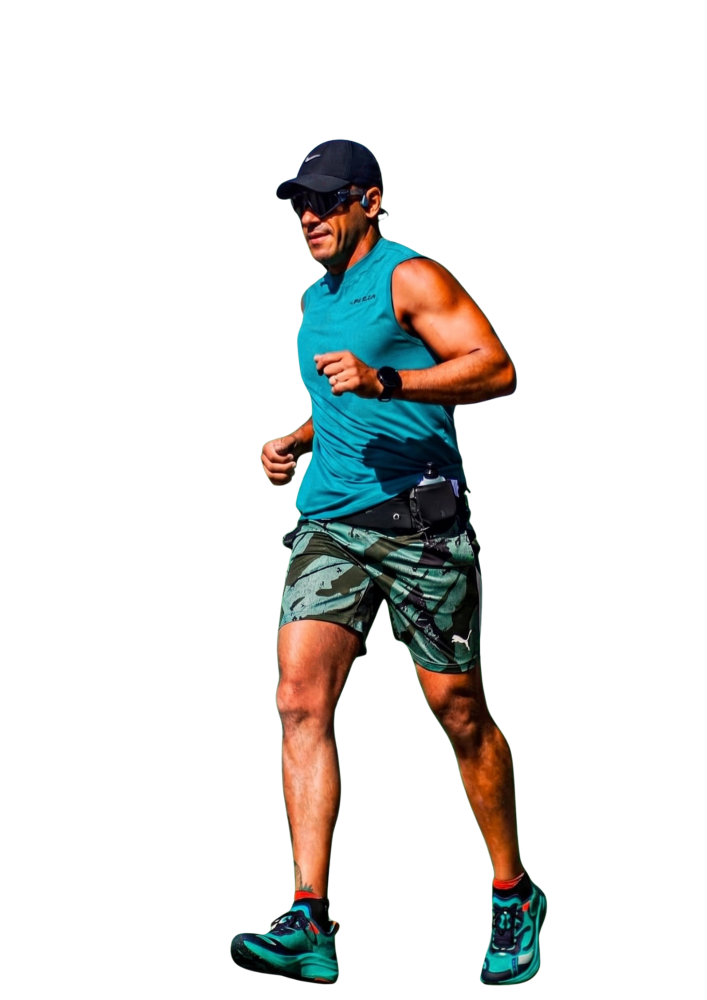
#> input picture docs/referencias/fotobombeirocorrendo.png, 1414 x 2000 px (shown at 1/2 size)
$ python prepara-fotos.py
#> lines starting #> are read from the running program, lines starting #| are printed output that depends on the picture
# -*- coding: utf-8 -*-
"""
Prepara para a web as fotos originais da campanha.

Entrada : docs/referencias/  (o que e leve o bastante para viver no git)
          o acervo de midia   (o que e pesado demais - foto de cliente em alta)
Saida   : assets/fotos/      (o que o site serve)

O retrato oficial tem 5,2 MB e e midia de cliente: pela regra da casa ele vive
no acervo, fora do git, e nao no repositorio. Este script sabe buscar nos dois
lugares - e avisa, em vez de falhar calado, se o acervo nao estiver na maquina.

O que faz, e por que:
  * recorta o PNG com fundo transparente ate o conteudo real - o original tem
    quase metade da tela em pixel vazio, e pixel vazio pesa igual;
  * gera tres larguras por foto, para o srcset escolher pela tela;
  * grava em AVIF e WebP sempre, e JPEG so onde nao ha transparencia -
    foto com alfa em PNG pesa ordens de grandeza mais e nao compensa;
  * imprime a tabela de tamanhos - a economia e o resultado, e ela se mede.

Uso:
    python scripts/prepara-fotos.py
"""
import io
import os
import sys

from PIL import Image

sys.stdout = io.TextIOWrapper(sys.stdout.buffer, encoding="utf-8")

RAIZ = os.path.dirname(os.path.dirname(os.path.abspath(__file__)))
ORIGEM = os.path.join(RAIZ, "docs", "referencias")
# o acervo de midia da empresa, fora do git - so existe nesta maquina
ACERVO = "C:/Projetos/MIDIA-VIRTUETECH/clientes/flavio-santos/landing-page/bruto"
DESTINO = os.path.join(RAIZ, "assets", "fotos")

# (pasta de origem, arquivo, nome de saida, recortar pelo alfa?, larguras, topo)
# "topo" corta a imagem na fração de altura indicada, contando do alto: o herói
# mostra cabeça e peito, e as mãos cruzadas ficam fora do quadro. None = inteira.
FOTOS = [
    (ORIGEM, "fotobombeirocorrendo.png", "flavio-correndo", True, [360, 520, 696], None),
    (ACERVO, "FOTO-EDITADA---BOMBEIRO-FLÁVIO.png", "flavio-retrato", False, [640, 960, 1440], None),
    # foto com alfa entregue pela campanha (25/08/2026), no lugar do recorte
    # automatico. 0.615 e o corte que devolve a MESMA proporcao (1,2155) do
    # heroi que ja estava no ar, e cai bem acima das maos cruzadas.
    (ACERVO, "bombeirofundotransparente.png", "flavio-heroi", True, [520, 780, 1040], 0.597),
    (ACERVO, "ponte-estaiada.png", "ponte", False, [520, 780, 1040], None),
    # ondas desenhadas pelo CEO (25/08/2026), 2400x600, cores exatas do manual
    (ACERVO, "ondas.png", "ondas", False, [1200, 1800, 2400], None),
    # ilustracao sintetica (Gemini) para a bandeira das criancas - nao e foto
    # de pessoa real, e a marcacao da pagina diz isso
    (ACERVO, "meninafundotransparente.png", "menina", True, [360, 520, 700], None),
]

MARGEM = 0.015  # folga em volta do recorte, para o contorno nao encostar na borda


def kb(caminho):
    return os.path.getsize(caminho) / 1024


def prepara(pasta, arquivo, nome, recortar, larguras, topo=None):
#> called with pasta = 'docs/referencias', arquivo = 'fotobombeirocorrendo.png', nome = 'flavio-correndo', recortar = True
    im = Image.open(os.path.join(pasta, arquivo))
#> im is the input picture: PIL image 1414x2000 RGBA; mean R, G, B, A 13.5, 14.4, 13, 42.2
    tem_alfa = im.mode in ("RGBA", "LA")
#> tem_alfa = True

    if topo:
        # corta ANTES do recorte pelo alfa, para a nova caixa acompanhar os
        # ombros: cortar depois deixaria margem lateral vazia dos dois lados
        antes = im.size
        im = im.crop((0, 0, im.width, round(im.height * topo)))
        print("  corte por altura (%.0f%% do alto): %dx%d -> %dx%d"
              % (100 * topo, antes[0], antes[1], im.width, im.height))

    if recortar and tem_alfa:
        caixa = im.getchannel("A").getbbox()
#> caixa = (460, 277, 1096, 1973)
        folga = round(max(im.width, im.height) * MARGEM)
#> folga = 30
        caixa = (max(0, caixa[0] - folga), max(0, caixa[1] - folga),
                 min(im.width, caixa[2] + folga), min(im.height, caixa[3] + folga))
#> caixa = (430, 247, 1126, 2000)
        antes = im.size
#> antes = (1414, 2000)
        im = im.crop(caixa)
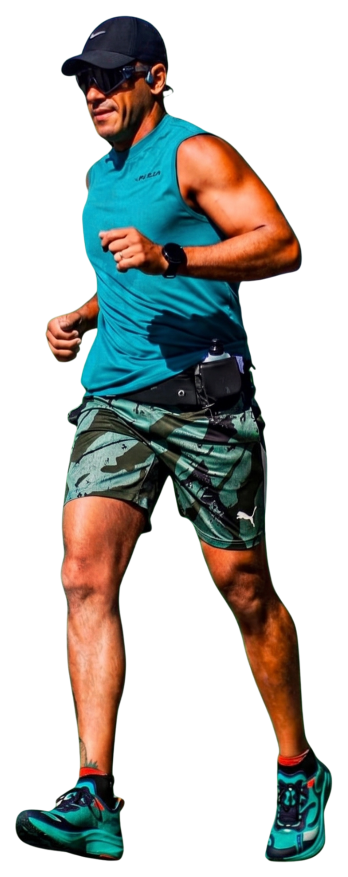
#> im: PIL image 696x1753 RGBA (shown at 1/2 size); mean R, G, B, A 31.3, 33.5, 30.2, 97.9; transparent parts drawn white
        print("  recorte pelo alfa: %dx%d -> %dx%d" % (antes[0], antes[1], im.width, im.height))

    if not tem_alfa:
        im = im.convert("RGB")

    print("  proporcao %.4f (largura/altura)" % (im.width / im.height))
    for larg in larguras:
        if larg > im.width:
            print("  %dpx ignorado: maior que o original" % larg)
            continue
        alt = round(larg * im.height / im.width)
        peca = im.resize((larg, alt), Image.LANCZOS)
        base = os.path.join(DESTINO, "%s-%d" % (nome, larg))

        peca.save(base + ".avif", quality=58)
        peca.save(base + ".webp", quality=80, method=6)
        if tem_alfa:
            # Nao se grava PNG aqui de proposito: foto com alfa em PNG pesa ~11x
            # o mesmo WebP (872 KB contra 79 KB, medido em 25/08/2026). WebP com
            # alfa e suportado por todo navegador atual, e AVIF vem antes dele -
            # um fallback de 872 KB seria um tiro no pe de quem o servisse.
            print("  %4dpx  %4dx%-4d  avif %6.1f KB | webp %6.1f KB  (alfa: sem PNG)"
                  % (larg, larg, alt, kb(base + ".avif"), kb(base + ".webp")))
            continue
        else:
            peca.save(base + ".jpg", quality=82, optimize=True, progressive=True)
            legado = base + ".jpg"

        print("  %4dpx  %4dx%-4d  avif %6.1f KB | webp %6.1f KB | %s %6.1f KB"
              % (larg, larg, alt, kb(base + ".avif"), kb(base + ".webp"),
                 os.path.splitext(legado)[1][1:], kb(legado)))
#> this loop made 3 passes
#> pass 1, in prepara, `peca = im.resize((larg, alt), Image.LANCZOS)`:
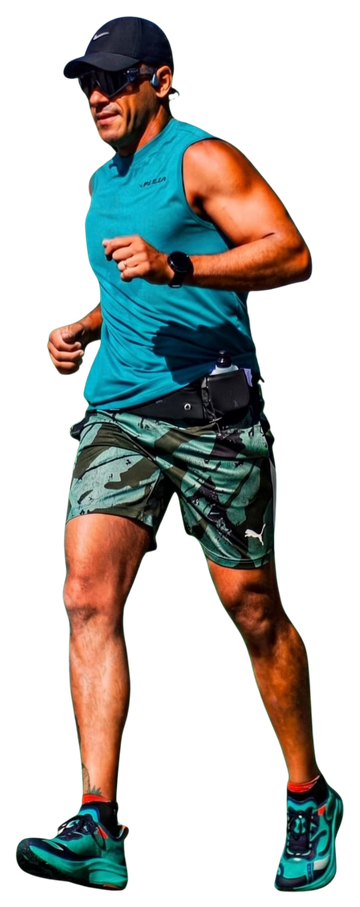
#> peca: PIL image 360x907 RGBA; mean R, G, B, A 31.5, 33.8, 30.5, 97.9; transparent parts drawn white


os.makedirs(DESTINO, exist_ok=True)
for pasta, arquivo, nome, recortar, larguras, topo in FOTOS:
    caminho = os.path.join(pasta, arquivo)
    if not os.path.exists(caminho):
        print("\n%s  NAO ENCONTRADO em %s" % (arquivo, pasta))
        print("  se a pasta e o acervo, ele so existe na maquina da empresa - nada a fazer aqui")
        continue
    onde = "acervo" if pasta == ACERVO else "repositorio"
    print("\n%s  (%.1f MB, no %s)" % (arquivo, os.path.getsize(caminho) / 1048576, onde))
    prepara(pasta, arquivo, nome, recortar, larguras, topo)
